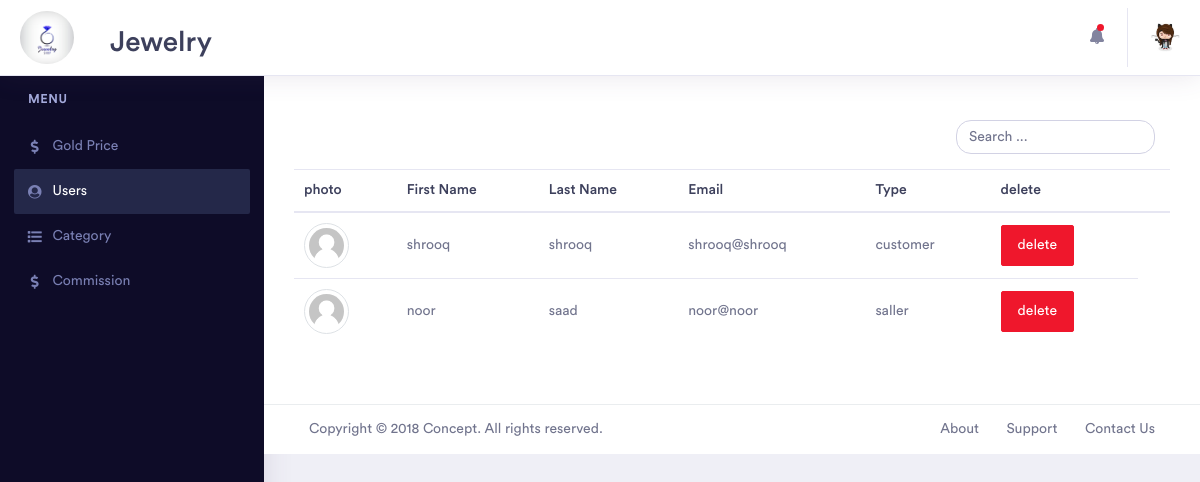
/users.php (signed in), run on the app's committed database.
### tables this page shows
CREATE TABLE `users` (
  `id` int(11) NOT NULL,
  `first_name` varchar(500) NOT NULL,
  `last_name` varchar(500) NOT NULL,
  `email` varchar(200) NOT NULL,
  `password` varchar(500) NOT NULL,
  `type` varchar(500) NOT NULL,
  `photo` varchar(500) NOT NULL DEFAULT 'default_user.png'
);

### core/admin.class.php (called while the page is built, shortened)
<?php
class admin
{
    private $conn;
    public function __construct()
    {
        $this->conn = mysqli_connect("localhost", "root", "", "jewelry");
    }
    public function admin_info($id){
        $result=mysqli_query($this->conn,"select * from admin where id=$id");
        if(mysqli_num_rows($result)>0){
            $data=array();
            while($row=mysqli_fetch_array($result)){
                $data[]=$row;
            }
        }
        return $data;
    }
    public function Search_users($text)
    {
        if (empty($text)) {
            $display = mysqli_query($this->conn, "select * from users");
            $arr = array();
            if(mysqli_num_rows($display)>0){
                while ($row = mysqli_fetch_array($display)) {
                    $arr[] = $row;
                }
                return $arr;
            }else{
                return null;
            }
        } else {
        }
    }
}

### users.php (the view, shortened to what this page needs)
<?php
include_once "core/admin.class.php";
$obj = new admin();
?>
<!doctype html>
<html lang="en">
<head>
    <link rel="stylesheet" href="assets/vendor/bootstrap/css/bootstrap.min.css">
    <link href="assets/vendor/fonts/circular-std/style.css" rel="stylesheet">
    <link rel="stylesheet" href="assets/libs/css/style.css">
    <link rel="stylesheet" href="assets/vendor/fonts/fontawesome/css/fontawesome-all.css">
    <link rel="stylesheet" href="assets/vendor/charts/chartist-bundle/chartist.css">
    <link rel="stylesheet" href="assets/vendor/charts/morris-bundle/morris.css">
    <link rel="stylesheet" href="assets/vendor/fonts/material-design-iconic-font/css/materialdesignicons.min.css">
    <link rel="stylesheet" href="assets/vendor/charts/c3charts/c3.css">
    <link rel="stylesheet" href="assets/vendor/fonts/flag-icon-css/flag-icon.min.css">
    <link rel="stylesheet" href="assets/style/style.css">
</head>
<body>
    <div class="dashboard-main-wrapper">
        <div class="dashboard-header">
            <nav class="navbar navbar-expand-lg bg-white fixed-top">
                <a class="navbar-brand" href="main.html">
                    <img src="assets/img/logo.jpg" alt="logo" id="logo">
                </a>
                <h2 id="logo-h"> Jewelry</h2>
                <div class="collapse navbar-collapse " id="navbarSupportedContent">
                    <ul class="navbar-nav ml-auto navbar-right-top">
                        <li class="nav-item dropdown notification">
                            <a class="nav-link nav-icons" href="#" id="navbarDropdownMenuLink1" data-toggle="dropdown" aria-haspopup="true" aria-expanded="false"><i class="fas fa-fw fa-bell"></i> <span class="indicator"></span></a>
                        </li>
                        <li class="nav-item dropdown nav-user">
                        <?php $result=$obj->admin_info($_SESSION['login_id']);
                            foreach($result as $data){
                        ?>
                            <a class="nav-link nav-user-img" href="#" id="navbarDropdownMenuLink2" data-toggle="dropdown" aria-haspopup="true" aria-expanded="false">
                                <img src="assets/admin_img/<?=$data['photo']?>" alt="" class="user-avatar-md rounded-circle">
                            </a>
                            <?php } ?>
                        </li>
                    </ul>
                </div>
            </nav>
        </div>
        <div class="nav-left-sidebar sidebar-dark">
            <div class="menu-list">
                <nav class="navbar navbar-expand-lg navbar-light">
                    <div class="collapse navbar-collapse" id="navbarNav">
                        <ul class="navbar-nav flex-column">
                            <li class="nav-divider">
                                Menu
                            </li>
                            <li class="nav-item ">
                                <a class="nav-link " href="main.php">
                                    <i class="fa fa-fw fa-dollar-sign"></i>Gold Price</a>
                            </li>
                            <li class="nav-item">
                                <a class="nav-link active" href="users.php">
                                    <i class="fa fa-fw fa-user-circle"></i>Users</a>
                            </li>
                            <li class="nav-item">
                                <a class="nav-link" href="category.php">
                                    <i class="fas fa-fw fa-list"></i>Category</a>
                            </li>
                            <li class="nav-item ">
                                <a class="nav-link" href="commission.php">
                                    <i class="fa fa-fw fa-dollar-sign"></i>Commission</a>
                            </li>
                        </ul>
                    </div>
                </nav>
            </div>
        </div>
        <div class="dashboard-wrapper">
            <div class="dashboard-ecommerce">
                <div class="container-fluid dashboard-content ">
                <form class="form-inline form-search" name="Search" method="post" enctype="multipart/form-data">
                <div class="form-group">
                <input type="text" class="form-control search-text" id="search" placeholder="Search ..." name="text">
    </div>
</form>
        <div class="table-users">
        <table class="table table-hover dataTable">
    <thead>
      <tr>
        <th>photo</th>
        <th>First Name</th>
        <th>Last Name</th>
        <th>Email</th>
        <th>Type</th>
        <th>delete<th>
      </tr>
    </thead>
    <tbody id="result_search">
    <?php
$xdata = $obj->Search_users("");
if($xdata != null){
foreach ($xdata as $ydata) {
    ?>
      <tr data-id="<?php echo $ydata['id'] ?>">
        <td><img src="assets/img/<?=$ydata['photo']?>" alt="personal photo" class="img-thumbnail rounded-circle" id="personal-photo"></td>
        <td><?=$ydata['first_name'];?></td>
        <td><?=$ydata['last_name'];?></td>
        <td><?=$ydata['email'];?></td>
        <td><?=$ydata['type'];?></td>
        <td><a href="javascript:delete_user(<?php echo $ydata['id'] ?>);" class="btn btn-danger">delete</a></td>
      </tr>
            <?php }}?>
    </tbody>
  </table>
  </div>
                </div>
            </div>
            <div class="footer">
                <div class="container-fluid">
                    <div class="row">
                        <div class="col-xl-6 col-lg-6 col-md-6 col-sm-12 col-12">
                             Copyright © 2018 Concept. All rights reserved.
                        </div>
                        <div class="col-xl-6 col-lg-6 col-md-6 col-sm-12 col-12">
                            <div class="text-md-right footer-links d-none d-sm-block">
                                <a href="javascript: void(0);">About</a>
                                <a href="javascript: void(0);">Support</a>
                                <a href="javascript: void(0);">Contact Us</a>
                            </div>
                        </div>
                    </div>
                </div>
            </div>
        </div>
    </div>
</body>
</html>

### assets/style/style.css (style rules this page uses)
* { margin: 0; padding: 0; -webkit-box-sizing: border-box; -moz-box-sizing: border-box; -webkit-box-sizing: border-box; box-sizing: border-box; }
#logo { width: 54px; border-radius: 100px; }
#logo-h { padding-top: 25px; }
.form-search { float: right; margin: 15px; }
.search-text { border-radius: 15px }
#personal-photo { width: 45px; height: 45px; }

### data on the page
users: photo (placeholder picture), first_name "shrooq", last_name "shrooq", email "shrooq@shrooq", type "customer"
users: photo (placeholder picture), first_name "noor", last_name "saad", email "noor@noor", type "saller"
